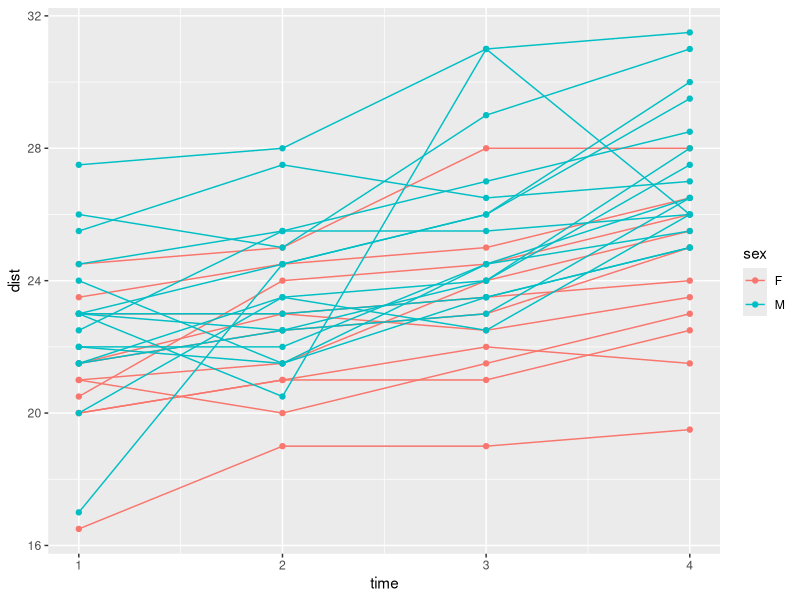
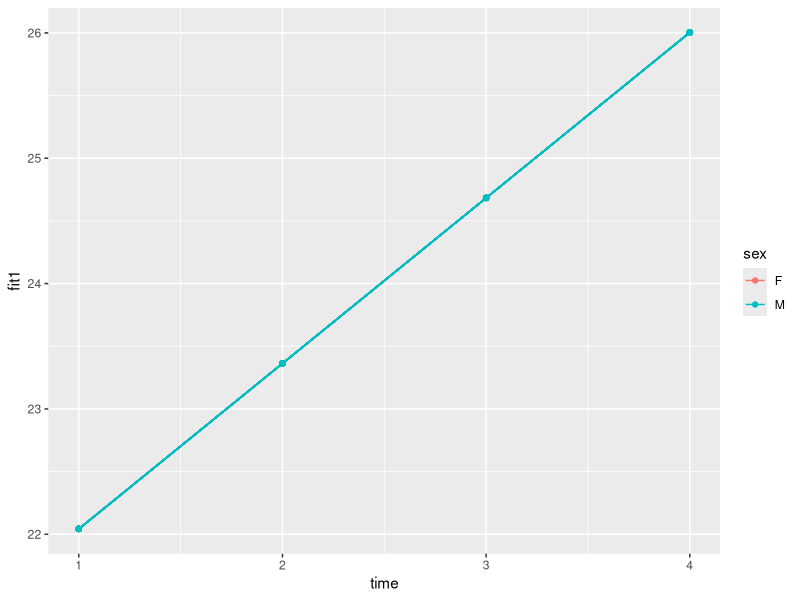
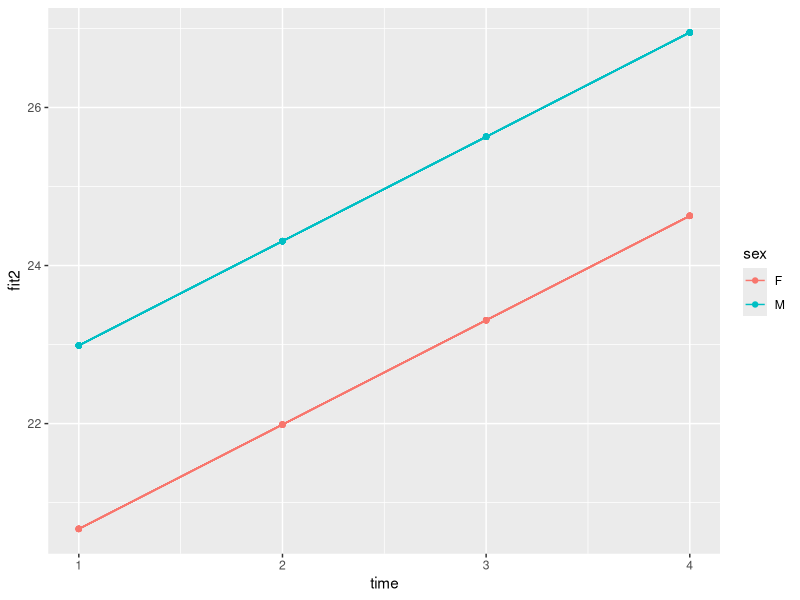
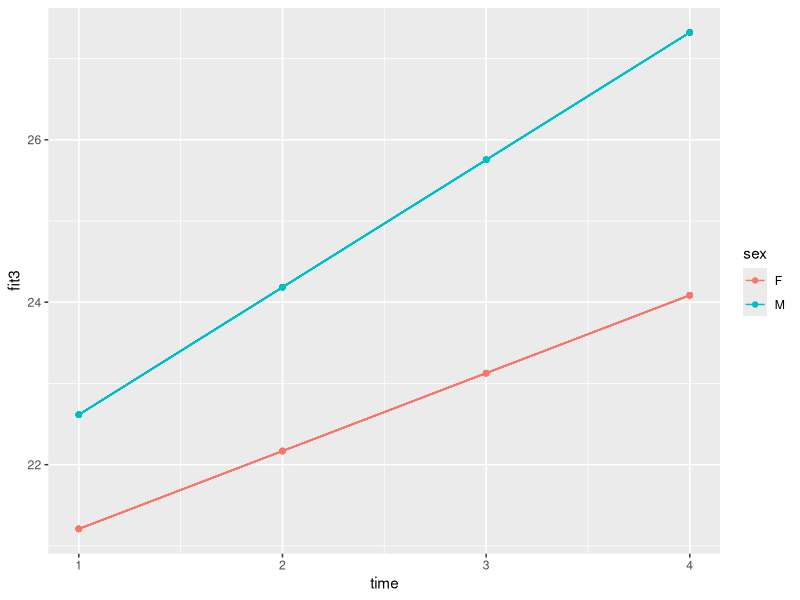
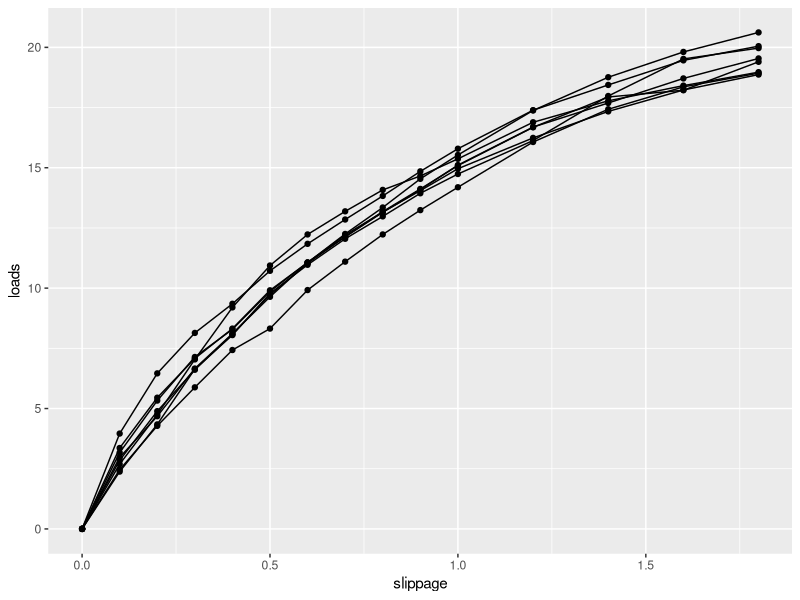
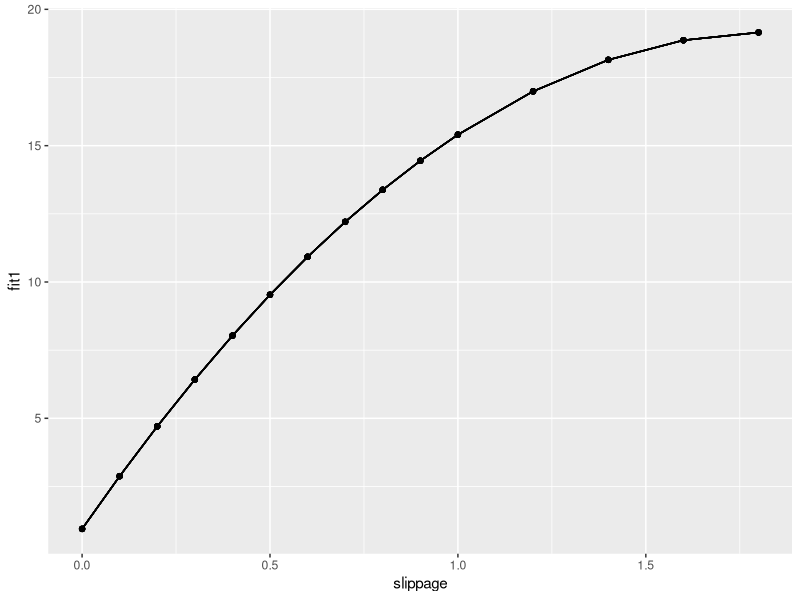
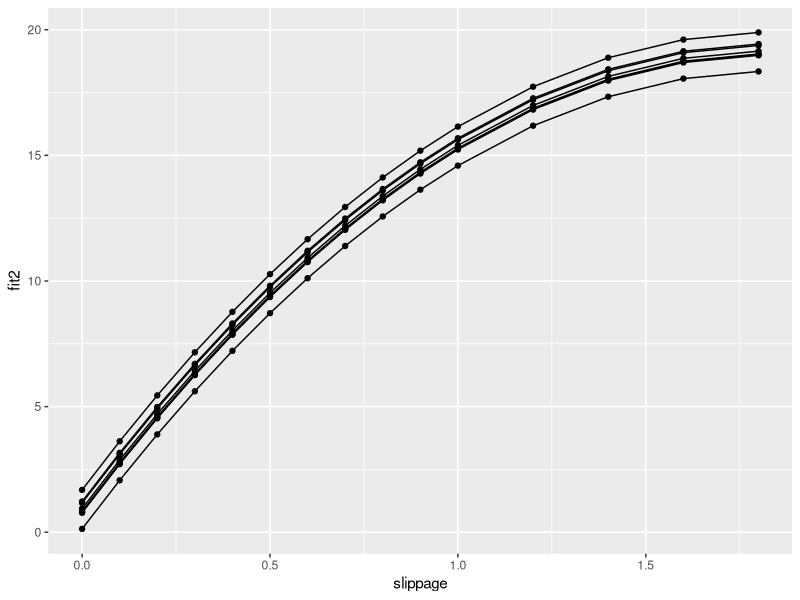
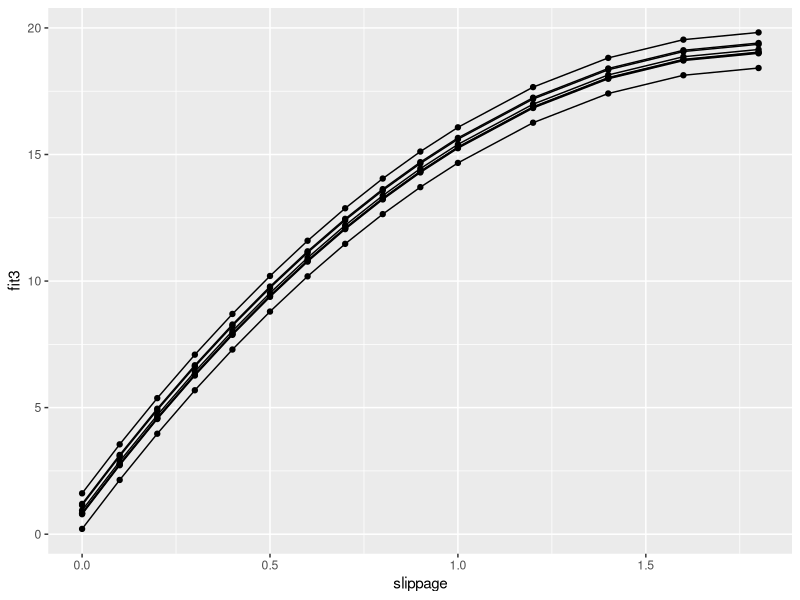

Generate these figures, in order, with R:
data <- read.csv("potthoffroy.csv")
head(data)

#data 변환
data <- reshape(data, idvar="id", varying=list(3:6), v.names="dist", direction="long")
head(data)

library(ggplot2)
ggplot(data, aes(x=time, y=dist, group=id, colour=sex))+geom_line(stat="identity")+geom_point()

model1 <- lm(dist~time, data=data)
summary(model1)

model1$fitted

data$fit1 <- model1$fitted

# 그룹이 아닌 하나의 패턴으로 추정을 원할 경우
ggplot(data, aes(x=time, y=fit1, group=id, colour=sex))+geom_line(stat="identity")+geom_point()


model2 <- lm(dist~time+sex, data=data)
summary(model2)

# Call:
#   lm(formula = dist ~ time + sex, data = data)
# 
# Residuals:
#   Min      1Q  Median      3Q     Max 
# -5.9882 -1.4882 -0.0586  1.1916  5.3711 
# 
# Coefficients:
#   Estimate Std. Error t value Pr(>|t|)    
# (Intercept)  19.3468     0.5968  32.416  < 2e-16 ***
#   time          1.3204     0.1955   6.753 8.25e-10 ***
#   sexM          2.3210     0.4449   5.217 9.20e-07 ***  남녀 구분을 위한 더비 변수 남자변수가 생성됨.
#   ---
#   Signif. codes:  0 ‘***’ 0.001 ‘**’ 0.01 ‘*’ 0.05 ‘.’ 0.1 ‘ ’ 1
# 
# Residual standard error: 2.272 on 105 degrees of freedom
# Multiple R-squared:  0.4095,	Adjusted R-squared:  0.3983 
# F-statistic: 36.41 on 2 and 105 DF,  p-value: 9.726e-13

data$fit2 <- model2$fitted

# 남녀의 차이를 나타냄(y절편)
ggplot(data, aes(x=time, y=fit2, group=id, colour=sex))+geom_line(stat="identity")+geom_point()

model3 <- lm(dist~time+sex+sex:time, data=data)


data$fit3 <- model3$fitted

ggplot(data, aes(x=time, y=fit3, group=id, colour=sex))+geom_line(stat="identity")+geom_point()
summary(model3)

# Call:
#   lm(formula = dist ~ time + sex + sex:time, data = data)
# 
# Residuals:
#   Min      1Q  Median      3Q     Max 
# -5.6156 -1.3219 -0.1682  1.3299  5.2469 
# 
# Coefficients:
#   Estimate Std. Error t value Pr(>|t|)    
# (Intercept)  20.2500     0.8334  24.297  < 2e-16 ***
#   time          0.9591     0.3043   3.152  0.00212 ** 
#   sexM          0.7969     1.0827   0.736  0.46337    
#   time:sexM     0.6097     0.3953   1.542  0.12608    
# ---
#   Signif. codes:  0 ‘***’ 0.001 ‘**’ 0.01 ‘*’ 0.05 ‘.’ 0.1 ‘ ’ 1
# 
# Residual standard error: 2.257 on 104 degrees of freedom
# Multiple R-squared:  0.4227,	Adjusted R-squared:  0.4061 
# F-statistic: 25.39 on 3 and 104 DF,  p-value: 2.108e-12


##################################
timber <- read.csv("timber.csv")
head(timber)
ggplot(timber, aes(x=slippage, y=loads, group=specimen))+geom_line(stat="identity")+geom_point()

model4 <- lm(loads~slippage+I(slippage^2), data=timber) 
summary(model4)

# Call:
#   lm(formula = loads ~ slippage + I(slippage^2), data = timber)
# 
# Residuals:
#   Min       1Q   Median       3Q      Max 
# -1.21305 -0.42879 -0.00969  0.38713  1.75596 
# 
# Coefficients:
#   Estimate Std. Error t value Pr(>|t|)    
# (Intercept)     0.9434     0.1496   6.305 5.29e-09 *** 
#   slippage       19.8891     0.4038  49.259  < 2e-16 ***  b1 
#   I(slippage^2)  -5.4295     0.2209 -24.581  < 2e-16 ***  b2
#   ---
#   Signif. codes:  0 ‘***’ 0.001 ‘**’ 0.01 ‘*’ 0.05 ‘.’ 0.1 ‘ ’ 1
# 
# Residual standard error: 0.6673 on 117 degrees of freedom
# Multiple R-squared:  0.9869,	Adjusted R-squared:  0.9866 
# F-statistic:  4394 on 2 and 117 DF,  p-value: < 2.2e-16

timber$fit1 <- model4$fitted
ggplot(timber, aes(x=slippage, y=fit1, group=specimen))+geom_line(stat="identity")+geom_point()

model5 <- lm(loads~slippage+I(slippage^2)+specimen, data=timber)
summary(model5)

# Call:
#   lm(formula = loads ~ slippage + I(slippage^2) + specimen, data = timber)
# 
# Residuals:
#   Min       1Q   Median       3Q      Max 
# -1.68398 -0.32520 -0.09023  0.33461  1.24506 
# 
# Coefficients:
#   Estimate Std. Error t value Pr(>|t|)    
# (Intercept)    0.77331    0.17535   4.410 2.42e-05 ***
#   slippage      19.88910    0.32194  61.778  < 2e-16 ***
#   I(slippage^2) -5.42945    0.17612 -30.829  < 2e-16 ***
#   specimenspec2  0.44867    0.19427   2.309  0.02278 *  
#   specimenspec3  0.03267    0.19427   0.168  0.86678    
# specimenspec4 -0.64200    0.19427  -3.305  0.00128 ** 
#   specimenspec5  0.39267    0.19427   2.021  0.04569 *  
#   specimenspec6  0.91067    0.19427   4.688 7.98e-06 ***
#   specimenspec7  0.16667    0.19427   0.858  0.39281    
# specimenspec8  0.05133    0.19427   0.264  0.79209    
# ---
#   Signif. codes:  0 ‘***’ 0.001 ‘**’ 0.01 ‘*’ 0.05 ‘.’ 0.1 ‘ ’ 1
# 
# Residual standard error: 0.532 on 110 degrees of freedom
# Multiple R-squared:  0.9921,	Adjusted R-squared:  0.9915 
# F-statistic:  1544 on 9 and 110 DF,  p-value: < 2.2e-16

timber$fit2 <- model5$fitted
ggplot(timber, aes(x=slippage, y=fit2, group=specimen))+geom_line(stat="identity")+geom_point()

library(lme4)
# install.packages("lmerTest")
library(lmerTest)
model6 <- lmer(loads~slippage+I(slippage^2)+(1|specimen), data=timber)
summary(model6)

# Linear mixed model fit by REML ['lmerMod']
# Formula: loads ~ slippage + I(slippage^2) + (1 | specimen)
# Data: timber
# 
# REML criterion at convergence: 211.4
# 
# Scaled residuals: 
#   Min      1Q  Median      3Q     Max 
# -3.0335 -0.5492 -0.1410  0.5915  2.3797 
# 
# Random effects:  # 독립적인 데이터가 아니므로 Random effects 값이 필요
#   Groups   Name        Variance Std.Dev.
# specimen (Intercept) 0.1807   0.4251  
# Residual             0.2831   0.5320  
# Number of obs: 120, groups:  specimen, 8
# 
# Fixed effects:
#   Estimate Std. Error t value
# (Intercept)     0.9434     0.1919    4.92
# slippage       19.8891     0.3219   61.78
# I(slippage^2)  -5.4295     0.1761  -30.83
# 
# Correlation of Fixed Effects:
#   (Intr) slippg
# slippage    -0.521       
# I(slippg^2)  0.435 -0.959

timber$fit3 <- fitted(model6)
ggplot(timber, aes(x=slippage, y=fit3, group=specimen))+geom_line(stat="identity")+geom_point()
# 나무들 간의 변동치를 예측하여 나타냄

 
model7 <- lmer(loads~slippage+I(slippage^2)+(1+slippage|specimen), data=timber)
timber$fit4 <- fitted(model7)
ggplot(timber, aes(x=slippage, y=fit4, group=specimen))+geom_line(stat="identity")+geom_point()


model8 <- lmer(dist~time+sex+sex:time+(1|id), data=data)
summary(model8)
data$fit8 <- fitted(model8)
ggplot(data, aes(x=time, y=fit8, group=id, colour=sex))+geom_line(stat="identity")+geom_point()


model9 <- lmer(dist~time+sex+sex:time+(1+time|id), data=data)
summary(model9)
data$fit9 <- fitted(model9)
ggplot(data, aes(x=time, y=fit9, group=id, colour=sex))+geom_line(stat="identity")+geom_point()
